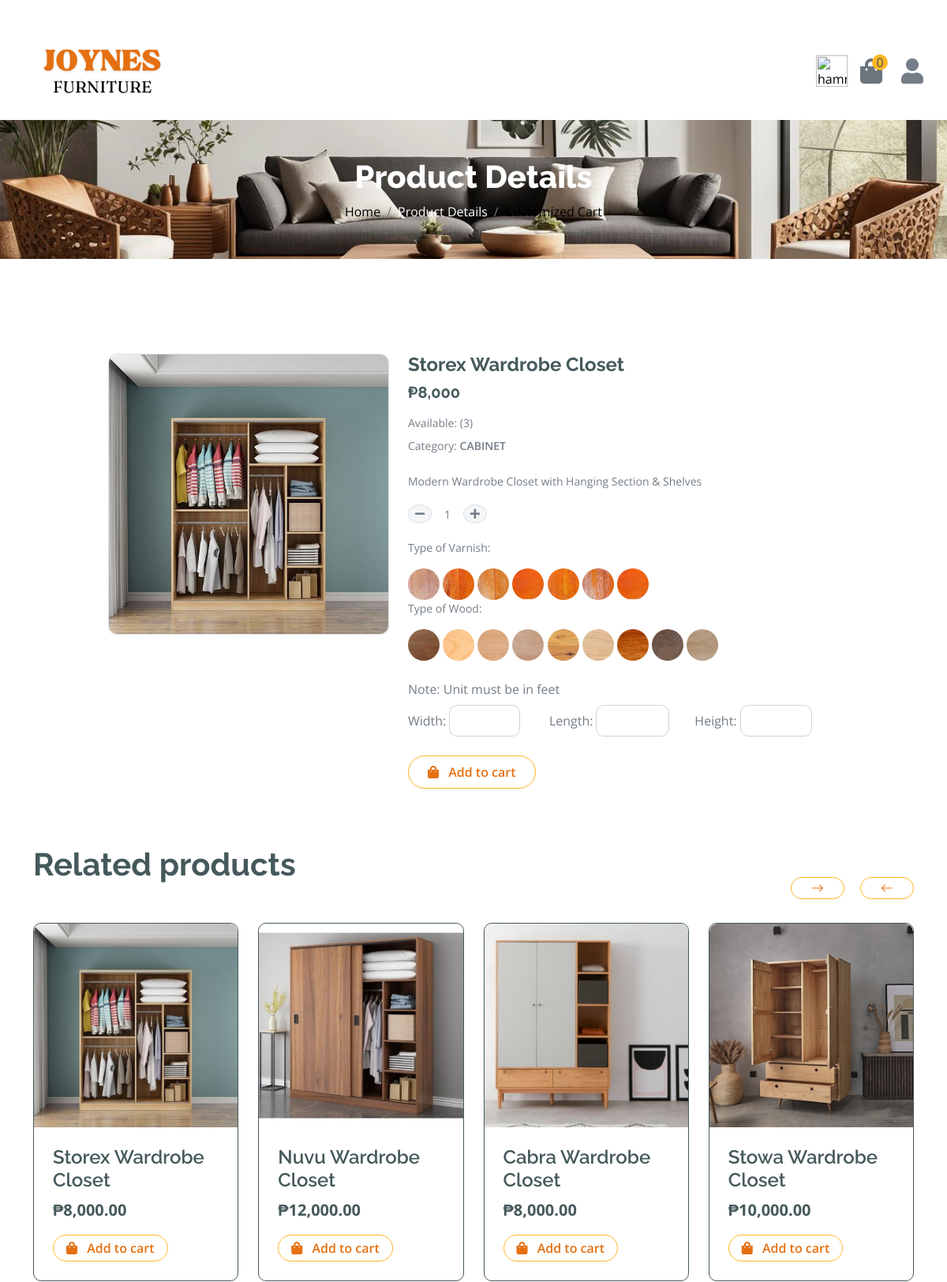
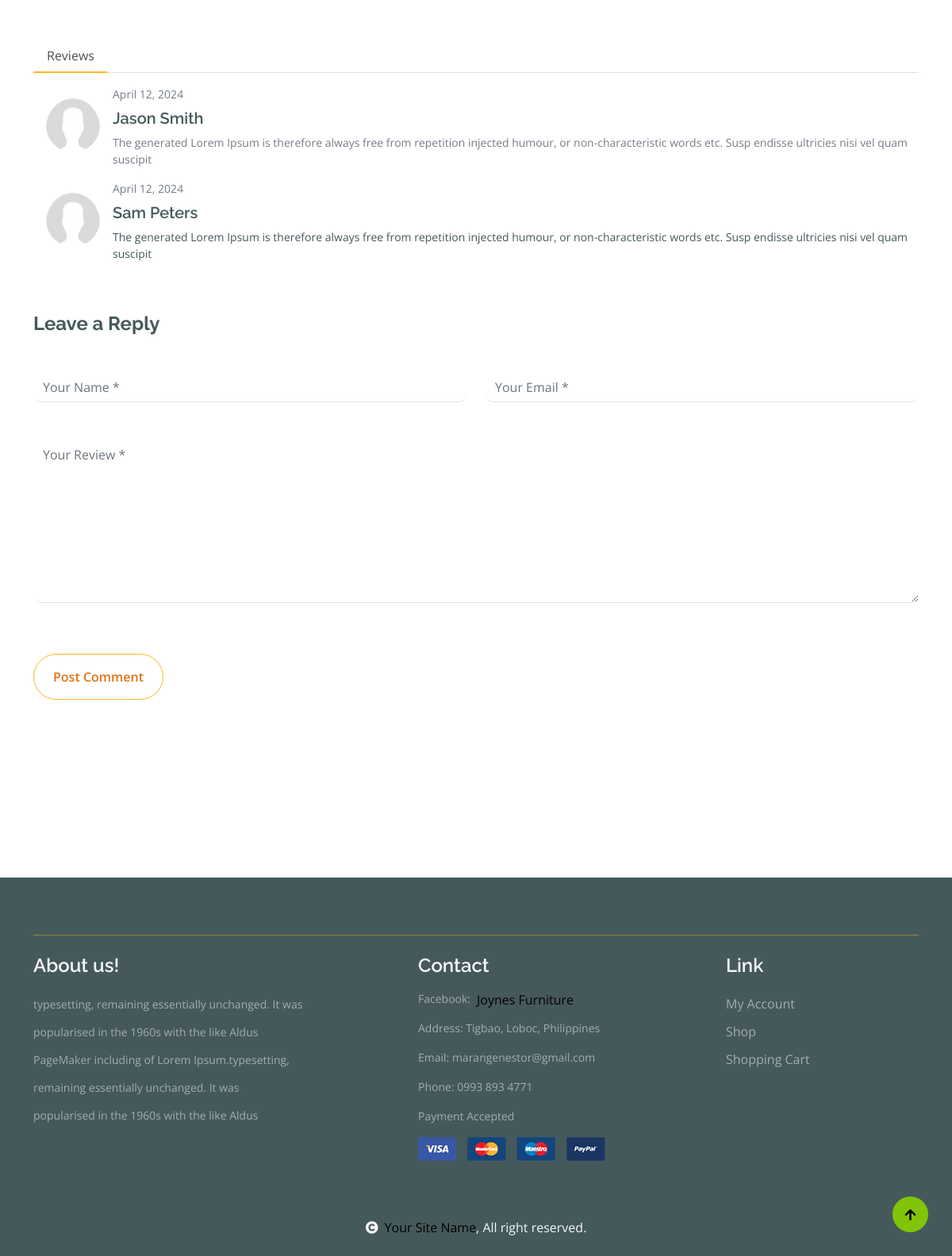
The page /customshop.php?id=130 on the database its author committed (2 pictures, top to bottom).
### tables this page shows
CREATE TABLE `furnituretbl` (
  `fID` bigint(20) NOT NULL,
  `fName` varchar(255) NOT NULL,
  `category` varchar(255) NOT NULL,
  `image` varchar(255) NOT NULL,
  `fDes` varchar(5000) NOT NULL,
  `fQuantity` int(11) NOT NULL,
  `cost` bigint(255) NOT NULL,
  `date` date NOT NULL,
  `width` decimal(10,2) DEFAULT NULL,
  `length` decimal(10,2) DEFAULT NULL,
  `height` decimal(10,2) DEFAULT NULL
);

CREATE TABLE `varnishtbl` (
  `ID` int(255) NOT NULL,
  `vName` varchar(255) NOT NULL,
  `image` varchar(255) NOT NULL,
  `vQuantity` int(255) NOT NULL,
  `cost` int(255) NOT NULL,
  `vDes` varchar(255) NOT NULL,
  `date` date NOT NULL
);

CREATE TABLE `rawmtbl` (
  `pID` int(11) NOT NULL,
  `pName` varchar(255) NOT NULL,
  `image` varchar(255) NOT NULL,
  `pQuantity` int(11) NOT NULL,
  `pCost` int(255) NOT NULL,
  `pDes` varchar(255) NOT NULL,
  `date` date NOT NULL
);

### customshop.php (the view, shortened to what the rows shown need)
<?php
include("functions.php");
include("customfunc.php");
$id = $_GET['id'];
$sql = "SELECT * FROM furnituretbl WHERE fID= $id";
$result = mysqli_query($conn, $sql);
$row = mysqli_fetch_assoc($result);
$number = $row['cost'];
$formattedNumber = number_format($number, 0, '.', ',');
$cost = $formattedNumber;
$cat = $row['category'];
$sqlcat = "SELECT * FROM furnituretbl WHERE category = '$cat'";
$resultcat = mysqli_query($conn, $sqlcat);
?>
<!DOCTYPE html>
<html lang="en">
<head>
    <link rel="stylesheet" href="https://use.fontawesome.com/releases/v5.15.4/css/all.css" />
    <link href="https://cdn.jsdelivr.net/npm/bootstrap-icons@1.4.1/font/bootstrap-icons.css" rel="stylesheet">
    <link href="lib/lightbox/css/lightbox.min.css" rel="stylesheet">
    <link href="lib/owlcarousel/assets/owl.carousel.min.css" rel="stylesheet">
    <link href="css/bootstrap.min.css" rel="stylesheet">
    <link href="css/style.css" rel="stylesheet">
</head>
<body>
    <div class="container-fluid page-header py-5">
        <h1 class="text-center text-white display-6">Product Details</h1>
    </div>
    <br>
    <div class="container-fluid py-5">
        <div class="container py-5">
            <form action="customSubmit.php" method="POST">
                <div class="col-lg-12 col-xl-12">
                    <div class="row justify-content-center">
                        <div class="col-lg-4">
                            <div class="border rounded">
                                <a href="#">
                                    <img src="./up/<?php echo $row['image']; ?>" class="img-fluid rounded" alt="Image">
                                </a>
                            </div>
                        </div>
                        <div class="col-lg-6">
                            <h4 class="fw-bold"><?php echo $row['fName']; ?></h4>
                            <h5 class="fw-bold mb-3">&#8369;<?php echo $cost; ?></h5>
                            <p class="mb-2">Available: (<?php echo $row['fQuantity']; ?>)</p>
                            <p class="mb-3">Category: <span class="text-uppercase"><?php echo $row['category']; ?></span></p>
                            <p class="mb-3"><?php echo $row['fDes']; ?></p>
                            <div class="input-group quantity mb-3 d-flex align-items-center" style="width: 100px;">
                                <div class="input-group-btn">
                                </div>
                                <input type="text" name="quantity" id="quantity" class="form-control form-control-sm text-center border-0 bg-transparent" readonly value="1">
                                <div class="input-group-btn">
                                </div>
                            </div>
                            <p class="mb-3">Type of Varnish:</p>
                            <div class="image-container">
                                <?php while ($rows = mysqli_fetch_assoc($varresult)) { ?>
                                    <label for="<?php echo $rows['ID']; ?>" class="input_var hover-text">
                                        <img class="img1" src="./up/<?php echo $rows['image']; ?>" alt="" width="40" height="40">
                                    </label>
                                <?php } ?>
                            </div>
                            <p class="mb-3">Type of Wood:</p>
                            <div class="image-container mt-2">
                                <?php while ($rows = mysqli_fetch_assoc($rawresult)) { ?>
                                    <label for="<?php echo $rows['pID']; ?>" class="input_var hover-text">
                                        <img class="img1" src="./up/<?php echo $rows['image']; ?>" alt="" width="40" height="40">
                                    </label>
                                <?php } ?>
                            </div>
                            <div class="custom-size mt-4">
                                <label>Note: Unit must be in feet</label>
                                <div class=" mt-2 d-flex justify-content-start">
                                </div>
                            </div>
                            <div>
                                <button type="submit" class="btn border border-secondary rounded-pill px-4 py-2 text-primary mt-4 mb-4" name="add"><i class="fa fa-shopping-bag me-2 text-primary"></i> Add to cart</button>
                            </div>
                        </div>
                    </div>
                </div>
            </form>
            <h1 class="fw-bold mb-0 mt-5">Related products</h1>
            <div class="vesitable">
                <div class="owl-carousel vegetable-carousel justify-content-center">
                    <?php while ($rowcat = mysqli_fetch_assoc($resultcat)) {
                        $number = $rowcat['cost'];
                        $formattedNumber = number_format($number, 2, '.', ',');
                        $costt = $formattedNumber;
                        ?>
                        <div class="border border-dark rounded position-relative vesitable-item">
                            <div class="vesitable-img">
                                <a href="?id=<?php echo $rowcat['fID']; ?>">
                                    <img src="./up/<?php echo $rowcat['image']; ?>" class="img-fluid w-100 rounded-top" alt="">
                                </a>
                            </div>
                            <div class="p-4 pb-0 rounded-bottom">
                                <h4><?php echo $rowcat['fName']; ?></h4>
                                <div class="d-flex justify-content-between flex-lg-wrap">
                                    <p class="text-dark fs-5 fw-bold">&#8369;<?php echo $costt; ?></p>
                                    <a href="#" class="btn border border-secondary rounded-pill px-3 py-1 mb-4 text-primary"><i class="fa fa-shopping-bag me-2 text-primary"></i> Add to cart</a>
                                </div>
                            </div>
                        </div>
                    <?php
                    }
                    ?>
                </div>
            </div>
        </div>
    </div>
</body>
</html>

### rows shown on the page
furnituretbl: image (picture), fName "Storex Wardrobe Closet", cost "8,000", fQuantity "3", category "CABINET", fDes "Modern Wardrobe Closet with Hanging Section & Shelves", cost "8,000.00"
varnishtbl: image (picture)
varnishtbl: image (picture)
varnishtbl: image (picture)
varnishtbl: image (picture)
varnishtbl: image (picture)
varnishtbl: image (picture)
varnishtbl: image (picture)
rawmtbl: image (picture)
rawmtbl: image (picture)
rawmtbl: image (picture)
rawmtbl: image (picture)
rawmtbl: image (picture)
rawmtbl: image (picture)
rawmtbl: image (picture)
rawmtbl: image (picture)
rawmtbl: image (picture)
furnituretbl: image (picture), fName "Nuvu Wardrobe Closet", cost "12,000.00"
furnituretbl: image (picture), fName "Cabra Wardrobe Closet", cost "8,000.00"
furnituretbl: image (picture), fName "Stowa Wardrobe Closet", cost "10,000.00"

### other values the page prints
$i "0"
